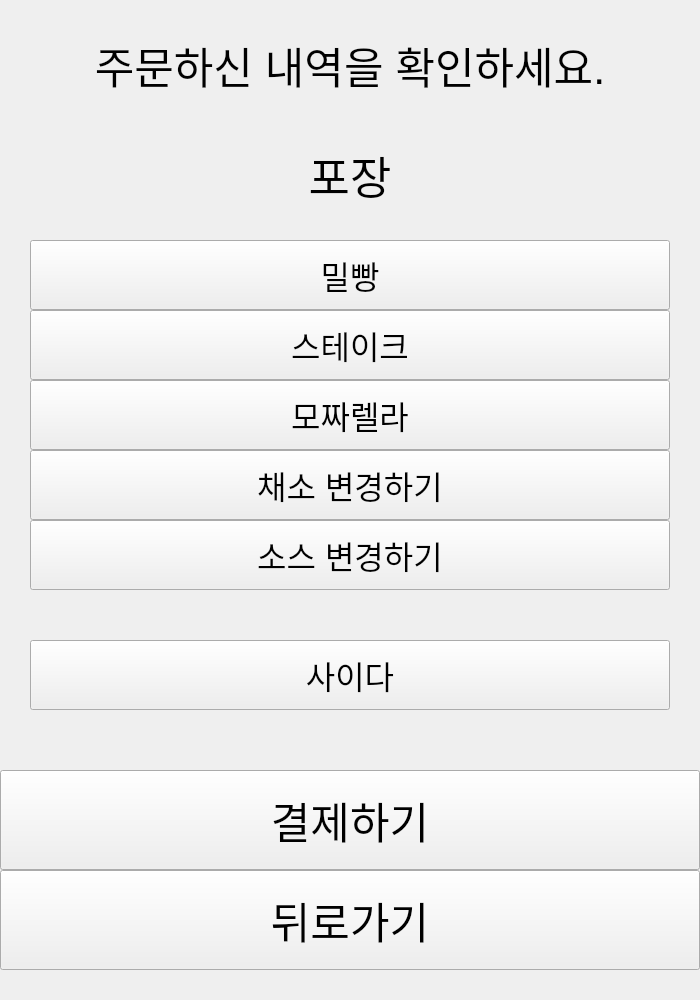
<?xml version="1.0" encoding="UTF-8"?>
<ui version="4.0">
 <class>IntroWindow</class>
 <widget class="QMainWindow" name="IntroWindow">
  <property name="geometry">
   <rect>
    <x>0</x>
    <y>0</y>
    <width>700</width>
    <height>1000</height>
   </rect>
  </property>
  <property name="minimumSize">
   <size>
    <width>700</width>
    <height>1000</height>
   </size>
  </property>
  <property name="maximumSize">
   <size>
    <width>700</width>
    <height>1000</height>
   </size>
  </property>
  <property name="windowTitle">
   <string>키오스크</string>
  </property>
  <widget class="QWidget" name="centralwidget">
   <widget class="QPushButton" name="goBackButton">
    <property name="geometry">
     <rect>
      <x>0</x>
      <y>870</y>
      <width>700</width>
      <height>100</height>
     </rect>
    </property>
    <property name="font">
     <font>
      <pointsize>32</pointsize>
     </font>
    </property>
    <property name="text">
     <string>뒤로가기</string>
    </property>
   </widget>
   <widget class="QLabel" name="label">
    <property name="geometry">
     <rect>
      <x>0</x>
      <y>30</y>
      <width>700</width>
      <height>70</height>
     </rect>
    </property>
    <property name="font">
     <font>
      <pointsize>32</pointsize>
     </font>
    </property>
    <property name="text">
     <string>주문하신 내역을 확인하세요.</string>
    </property>
    <property name="alignment">
     <set>Qt::AlignCenter</set>
    </property>
   </widget>
   <widget class="QPushButton" name="PayButton">
    <property name="geometry">
     <rect>
      <x>0</x>
      <y>770</y>
      <width>700</width>
      <height>100</height>
     </rect>
    </property>
    <property name="font">
     <font>
      <pointsize>32</pointsize>
     </font>
    </property>
    <property name="text">
     <string>결제하기</string>
    </property>
    <property name="iconSize">
     <size>
      <width>20</width>
      <height>16</height>
     </size>
    </property>
   </widget>
   <widget class="QLabel" name="typeLabel">
    <property name="geometry">
     <rect>
      <x>0</x>
      <y>140</y>
      <width>700</width>
      <height>70</height>
     </rect>
    </property>
    <property name="font">
     <font>
      <pointsize>34</pointsize>
     </font>
    </property>
    <property name="text">
     <string>포장</string>
    </property>
    <property name="alignment">
     <set>Qt::AlignCenter</set>
    </property>
   </widget>
   <widget class="QPushButton" name="BreadButton">
    <property name="geometry">
     <rect>
      <x>30</x>
      <y>240</y>
      <width>640</width>
      <height>70</height>
     </rect>
    </property>
    <property name="font">
     <font>
      <pointsize>24</pointsize>
     </font>
    </property>
    <property name="text">
     <string>밀빵</string>
    </property>
    <property name="icon">
     <iconset>
      <normaloff>src/images/assets/bread/whole_wheat_bread.png</normaloff>src/images/assets/bread/whole_wheat_bread.png</iconset>
    </property>
    <property name="iconSize">
     <size>
      <width>30</width>
      <height>30</height>
     </size>
    </property>
   </widget>
   <widget class="QPushButton" name="MeatButton">
    <property name="geometry">
     <rect>
      <x>30</x>
      <y>310</y>
      <width>640</width>
      <height>70</height>
     </rect>
    </property>
    <property name="font">
     <font>
      <pointsize>24</pointsize>
     </font>
    </property>
    <property name="text">
     <string>스테이크</string>
    </property>
    <property name="icon">
     <iconset>
      <normaloff>src/images/assets/meat/steak.png</normaloff>src/images/assets/meat/steak.png</iconset>
    </property>
    <property name="iconSize">
     <size>
      <width>30</width>
      <height>30</height>
     </size>
    </property>
   </widget>
   <widget class="QPushButton" name="CheeseButton">
    <property name="geometry">
     <rect>
      <x>30</x>
      <y>380</y>
      <width>640</width>
      <height>70</height>
     </rect>
    </property>
    <property name="font">
     <font>
      <pointsize>24</pointsize>
     </font>
    </property>
    <property name="text">
     <string>모짜렐라</string>
    </property>
    <property name="icon">
     <iconset>
      <normaloff>src/images/assets/cheese/mozzarella.png</normaloff>src/images/assets/cheese/mozzarella.png</iconset>
    </property>
    <property name="iconSize">
     <size>
      <width>30</width>
      <height>30</height>
     </size>
    </property>
   </widget>
   <widget class="QPushButton" name="VegatableButton">
    <property name="geometry">
     <rect>
      <x>30</x>
      <y>450</y>
      <width>640</width>
      <height>70</height>
     </rect>
    </property>
    <property name="font">
     <font>
      <pointsize>24</pointsize>
     </font>
    </property>
    <property name="text">
     <string>채소 변경하기</string>
    </property>
    <property name="iconSize">
     <size>
      <width>30</width>
      <height>30</height>
     </size>
    </property>
   </widget>
   <widget class="QPushButton" name="SauceButton">
    <property name="geometry">
     <rect>
      <x>30</x>
      <y>520</y>
      <width>640</width>
      <height>70</height>
     </rect>
    </property>
    <property name="font">
     <font>
      <pointsize>24</pointsize>
     </font>
    </property>
    <property name="text">
     <string>소스 변경하기</string>
    </property>
    <property name="iconSize">
     <size>
      <width>30</width>
      <height>30</height>
     </size>
    </property>
   </widget>
   <widget class="QPushButton" name="BeverageButton">
    <property name="geometry">
     <rect>
      <x>30</x>
      <y>640</y>
      <width>640</width>
      <height>70</height>
     </rect>
    </property>
    <property name="font">
     <font>
      <pointsize>24</pointsize>
     </font>
    </property>
    <property name="text">
     <string>사이다</string>
    </property>
    <property name="icon">
     <iconset>
      <normaloff>src/images/assets/beverage/cider.png</normaloff>src/images/assets/beverage/cider.png</iconset>
    </property>
    <property name="iconSize">
     <size>
      <width>30</width>
      <height>30</height>
     </size>
    </property>
   </widget>
  </widget>
 </widget>
 <resources/>
 <connections/>
</ui>
